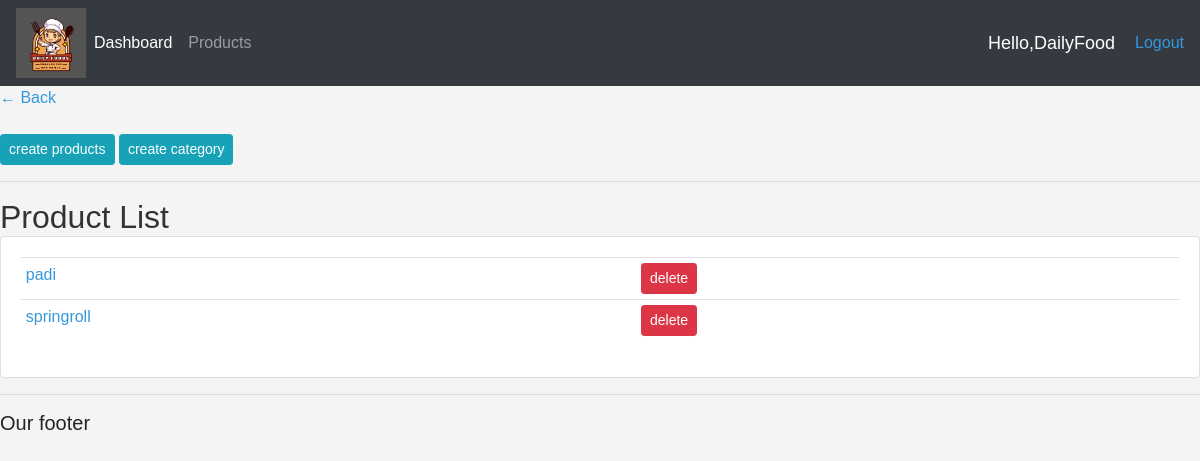
The page /products/ (signed in) on the database as committed earlier.
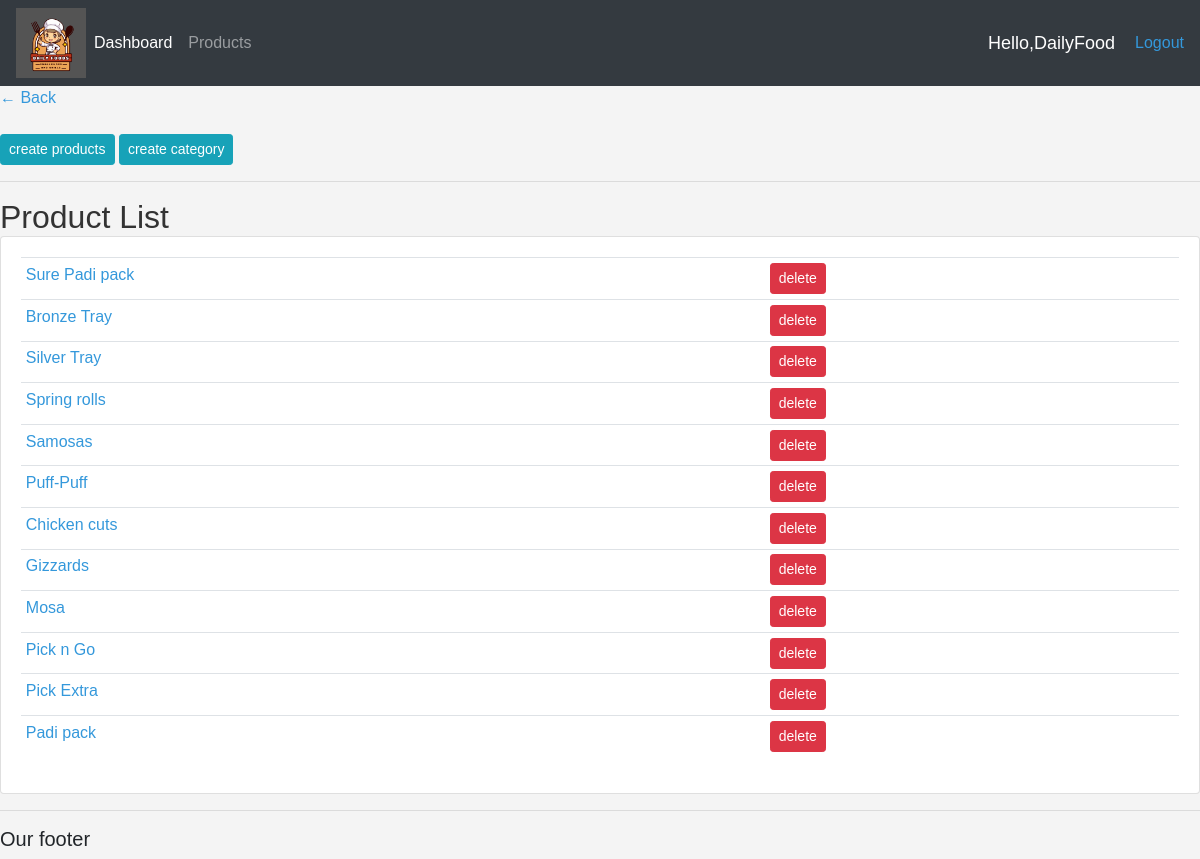
The same page on the database as committed later.
### smallchop/models.py (models this page shows, shortened)
class Product(models.Model):
    name = models.CharField(max_length=200, null=True)
    price = models.DecimalField(max_digits=7, decimal_places=2)
    description = models.TextField( max_length=500, null=True)
    reviews = models.ManyToManyField('smallchop.Review', blank=True, related_name="product_reviews")
    date_created = models.DateTimeField(auto_now_add=True, null=True)
    category = models.ManyToManyField(Category, related_name='products')
    image = models.ImageField( upload_to="images/products", null=True, blank=True)

### smallchop/decorators.py (the view)
        def wrapper_func(request, *args, **kwargs):
            group = None
            if request.user.groups.exists():
                group = request.user.groups.all()[0].name
            if group in allowed_roles:
              return view_func(request, *args, **kwargs)
            else:
                return HttpResponse('you are not allowed to view this page')

### smallchop/views.py (called while the page is built)
@login_required(login_url='login')
@allowed_users(allowed_roles=['admin'])
def product_list(request):
    products = Product.objects.all()
    return render(request, 'admin/product_list.html', {'products': products})

### templates/admin/product_list.html
{% extends 'admin/base.html' %}
{% load static %}
{% block content %}
<p><a href="{% url 'home' %}">&#8592; Back</a></p>
<br>
<a class="btn btn-sm btn-info"  href="{% url 'product_create' %}">create products</a>
<a class="btn btn-sm btn-info"  href="{% url 'create_category' %}">create category</a>
<hr>
<h2>Product List</h2>
<div class="card card-body">
  <table class=" table table-sm">
      {% for product in products %}
      <tr>
        <td><a href="{% url 'product_detail' product.pk %}">{{ product.name }}</a></td>
        <td><a class="btn btn-sm btn-danger"  href="{% url 'product_delete' product.id %}">delete</a></td>
      {% endfor %}
    </tr>
  </table>
</div>
{% endblock %}

Rows that differ between the two databases and show on the page:
removed Product: name "padi"
removed Product: name "springroll"
added Product: name "Sure Padi pack"
added Product: name "Bronze Tray"
added Product: name "Silver Tray"
added Product: name "Spring rolls"
added Product: name "Samosas"
added Product: name "Puff-Puff"
added Product: name "Chicken cuts"
added Product: name "Gizzards"
added Product: name "Mosa"
added Product: name "Pick n Go"
added Product: name "Pick Extra"
added Product: name "Padi pack"
